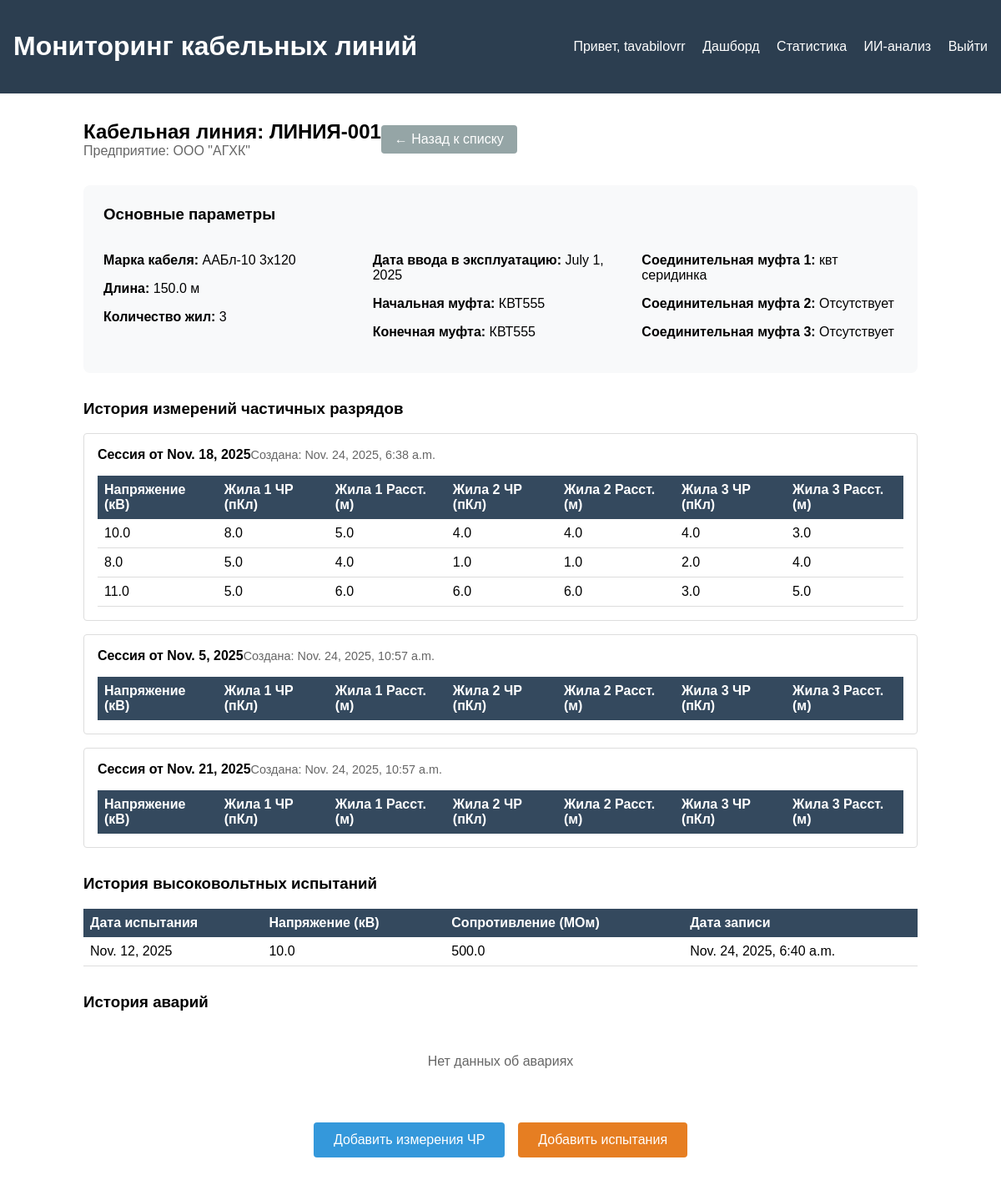
Screenshot of /cable/1/ (signed in) with the database file from the repository.
### cable_manager/models.py (models this page shows, shortened)
class CableLine(models.Model):
    number = models.CharField(max_length=100, unique=True, verbose_name="Номер кабельной линии")
    enterprise = models.ForeignKey(Enterprise, on_delete=models.CASCADE, verbose_name="Предприятие")
    cable_brand = models.CharField(max_length=255, verbose_name="Марка кабеля")
    start_muff = models.CharField(max_length=255, verbose_name="Марка концевой муфты в начале")
    end_muff = models.CharField(max_length=255, verbose_name="Марка концевой муфты в конце")
    connect_muff_1 = models.CharField(max_length=255, blank=True, null=True, verbose_name="1-я соединительная муфта")
    connect_muff_2 = models.CharField(max_length=255, blank=True, null=True, verbose_name="2-я соединительная муфта")
    connect_muff_3 = models.CharField(max_length=255, blank=True, null=True, verbose_name="3-я соединительная муфта")
    length = models.FloatField(validators=[MinValueValidator(0.0)], verbose_name="Длина кабеля (м)")
    core_count = models.PositiveIntegerField(verbose_name="Количество жил")
    commissioning_date = models.DateField(verbose_name="Дата ввода в эксплуатацию")
    created_at = models.DateTimeField(auto_now_add=True, verbose_name="Дата создания записи")
    updated_at = models.DateTimeField(auto_now=True, verbose_name="Дата последнего обновления")
    class Meta:
        verbose_name = 'Кабельная линия'
        verbose_name_plural = 'Кабельные линии'

class Enterprise(models.Model):
    name = models.CharField(max_length=255, verbose_name="Название предприятия")
    address = models.TextField(blank=True, verbose_name="Адрес")
    class Meta:
        verbose_name = 'Предприятие'
        verbose_name_plural = 'Предприятия'

class PDDMeasurementSession(models.Model):
    cable_line = models.ForeignKey(CableLine, on_delete=models.CASCADE, verbose_name="Кабельная линия")
    session_date = models.DateField(verbose_name="Дата измерений")
    created_at = models.DateTimeField(auto_now_add=True, verbose_name="Дата создания записи")
    notes = models.TextField(blank=True, verbose_name="Примечания к серии измерений")
    class Meta:
        verbose_name = 'Сессия измерений ЧР'
        verbose_name_plural = 'Сессии измерений ЧР'

class SinglePDMeasurement(models.Model):
    session = models.ForeignKey(PDDMeasurementSession, on_delete=models.CASCADE, verbose_name="Сессия измерений")
    voltage_level = models.FloatField(validators=[MinValueValidator(0.0)], verbose_name="Уровень напряжения (кВ)")
    core_1_discharge = models.FloatField(blank=True, null=True, verbose_name="ЧР на жиле 1 (пКл)")
    core_1_distance = models.FloatField(blank=True, null=True, verbose_name="Расстояние ЧР на жиле 1 (м)")
    core_2_discharge = models.FloatField(blank=True, null=True, verbose_name="ЧР на жиле 2 (пКл)")
    core_2_distance = models.FloatField(blank=True, null=True, verbose_name="Расстояние ЧР на жиле 2 (м)")
    core_3_discharge = models.FloatField(blank=True, null=True, verbose_name="ЧР на жиле 3 (пКл)")
    core_3_distance = models.FloatField(blank=True, null=True, verbose_name="Расстояние ЧР на жиле 3 (м)")
    class Meta:
        verbose_name = 'Измерение ЧР при напряжении'
        verbose_name_plural = 'Измерения ЧР при напряжениях'

class HighVoltageTest(models.Model):
    cable_line = models.ForeignKey(CableLine, on_delete=models.CASCADE, verbose_name="Кабельная линия")
    test_date = models.DateField(verbose_name="Дата испытания")
    created_at = models.DateTimeField(auto_now_add=True, verbose_name="Дата создания записи")
    test_voltage = models.FloatField(validators=[MinValueValidator(0.0)], verbose_name="Испытательное напряжение (кВ)")
    insulation_resistance = models.FloatField(validators=[MinValueValidator(0.0)],
                                              verbose_name="Сопротивление изоляции (МОм)")
    class Meta:
        verbose_name = 'Высоковольтное испытание'
        verbose_name_plural = 'Высоковольтные испытания'

### cable_manager/views.py (the view)
# urls.py: path('cable/<int:cable_id>/', views.cable_line_detail, name='cable_line_detail'),
@login_required
def cable_line_detail(request, cable_id):
    try:
        cable_line = CableLine.objects.get(id=cable_id)
        measurements = PDDMeasurementSession.objects.filter(cable_line=cable_line).prefetch_related(
            'singlepdmeasurement_set')
        tests = HighVoltageTest.objects.filter(cable_line=cable_line)
        accidents = Accident.objects.filter(cable_line=cable_line)
        context = {
            'cable_line': cable_line,
            'measurements': measurements,
            'tests': tests,
            'accidents': accidents,
        }
        return render(request, 'cable_manager/cable_line_detail.html', context)
    except CableLine.DoesNotExist:
        messages.error(request, 'Кабельная линия не найдена')
        return redirect('dashboard')

### cable_manager/templates/cable_manager/cable_line_detail.html (shortened to what this page needs)
{% extends 'cable_manager/base.html' %}
{% block content %}
<div style="max-width: 1000px; margin: 0 auto;">
    <div style="display: flex; justify-content: between; align-items: center; margin-bottom: 2rem;">
        <div>
            <h2 style="margin: 0;">Кабельная линия: {{ cable_line.number }}</h2>
            <p style="color: #666; margin: 0;">Предприятие: {{ cable_line.enterprise.name }}</p>
        </div>
        <a href="{% url 'dashboard' %}" style="background: #95a5a6; color: white; padding: 0.5rem 1rem; text-decoration: none; border-radius: 4px;">
            ← Назад к списку
        </a>
    </div>
    <div style="background: #f8f9fa; padding: 1.5rem; border-radius: 8px; margin-bottom: 2rem;">
        <h3 style="margin-top: 0;">Основные параметры</h3>
        <div style="display: grid; grid-template-columns: repeat(auto-fit, minmax(250px, 1fr)); gap: 1rem;">
            <div>
                <p><strong>Марка кабеля:</strong> {{ cable_line.cable_brand }}</p>
                <p><strong>Длина:</strong> {{ cable_line.length }} м</p>
                <p><strong>Количество жил:</strong> {{ cable_line.core_count }}</p>
            </div>
            <div>
                <p><strong>Дата ввода в эксплуатацию:</strong> {{ cable_line.commissioning_date }}</p>
                <p><strong>Начальная муфта:</strong> {{ cable_line.start_muff }}</p>
                <p><strong>Конечная муфта:</strong> {{ cable_line.end_muff }}</p>
            </div>
            <div>
                <p><strong>Соединительная муфта 1:</strong> {{ cable_line.connect_muff_1|default:"Отсутствует" }}</p>
                <p><strong>Соединительная муфта 2:</strong> {{ cable_line.connect_muff_2|default:"Отсутствует" }}</p>
                <p><strong>Соединительная муфта 3:</strong> {{ cable_line.connect_muff_3|default:"Отсутствует" }}</p>
            </div>
        </div>
    </div>
    <div style="margin-bottom: 2rem;">
        <h3>История измерений частичных разрядов</h3>
        {% if measurements %}
            {% for measurement in measurements %}
            <div style="border: 1px solid #ddd; padding: 1rem; margin-bottom: 1rem; border-radius: 4px;">
                <div style="display: flex; justify-content: between; align-items: center; margin-bottom: 1rem;">
                    <h4 style="margin: 0;">Сессия от {{ measurement.session_date }}</h4>
                    <span style="color: #666; font-size: 0.9rem;">Создана: {{ measurement.created_at }}</span>
                </div>
                <div style="overflow-x: auto;">
                    <table style="width: 100%; border-collapse: collapse;">
                        <thead>
                            <tr style="background: #34495e; color: white;">
                                <th style="padding: 0.5rem; text-align: left;">Напряжение (кВ)</th>
                                <th style="padding: 0.5rem; text-align: left;">Жила 1 ЧР (пКл)</th>
                                <th style="padding: 0.5rem; text-align: left;">Жила 1 Расст. (м)</th>
                                <th style="padding: 0.5rem; text-align: left;">Жила 2 ЧР (пКл)</th>
                                <th style="padding: 0.5rem; text-align: left;">Жила 2 Расст. (м)</th>
                                <th style="padding: 0.5rem; text-align: left;">Жила 3 ЧР (пКл)</th>
                                <th style="padding: 0.5rem; text-align: left;">Жила 3 Расст. (м)</th>
                            </tr>
                        </thead>
                        <tbody>
                            {% for single_measurement in measurement.singlepdmeasurement_set.all %}
                            <tr style="border-bottom: 1px solid #ddd;">
                                <td style="padding: 0.5rem;">{{ single_measurement.voltage_level }}</td>
                                <td style="padding: 0.5rem;">{{ single_measurement.core_1_discharge|default:"-" }}</td>
                                <td style="padding: 0.5rem;">{{ single_measurement.core_1_distance|default:"-" }}</td>
                                <td style="padding: 0.5rem;">{{ single_measurement.core_2_discharge|default:"-" }}</td>
                                <td style="padding: 0.5rem;">{{ single_measurement.core_2_distance|default:"-" }}</td>
                                <td style="padding: 0.5rem;">{{ single_measurement.core_3_discharge|default:"-" }}</td>
                                <td style="padding: 0.5rem;">{{ single_measurement.core_3_distance|default:"-" }}</td>
                            </tr>
                            {% endfor %}
                        </tbody>
                    </table>
                </div>
            </div>
            {% endfor %}
        {% else %}
            <p style="color: #666; text-align: center; padding: 2rem;">Нет данных об измерениях ЧР</p>
        {% endif %}
    </div>
    <div style="margin-bottom: 2rem;">
        <h3>История высоковольтных испытаний</h3>
        {% if tests %}
            <div style="overflow-x: auto;">
                <table style="width: 100%; border-collapse: collapse;">
                    <thead>
                        <tr style="background: #34495e; color: white;">
                            <th style="padding: 0.5rem; text-align: left;">Дата испытания</th>
                            <th style="padding: 0.5rem; text-align: left;">Напряжение (кВ)</th>
                            <th style="padding: 0.5rem; text-align: left;">Сопротивление (МОм)</th>
                            <th style="padding: 0.5rem; text-align: left;">Дата записи</th>
                        </tr>
                    </thead>
                    <tbody>
                        {% for test in tests %}
                        <tr style="border-bottom: 1px solid #ddd;">
                            <td style="padding: 0.5rem;">{{ test.test_date }}</td>
                            <td style="padding: 0.5rem;">{{ test.test_voltage }}</td>
                            <td style="padding: 0.5rem;">{{ test.insulation_resistance }}</td>
                            <td style="padding: 0.5rem;">{{ test.created_at }}</td>
                        </tr>
                        {% endfor %}
                    </tbody>
                </table>
            </div>
        {% else %}
            <p style="color: #666; text-align: center; padding: 2rem;">Нет данных о высоковольтных испытаниях</p>
        {% endif %}
    </div>
    <div style="margin-bottom: 2rem;">
        <h3>История аварий</h3>
        {% if accidents %}
            {% for accident in accidents %}
            <div style="border: 1px solid #ddd; padding: 1rem; margin-bottom: 1rem; border-radius: 4px;">
                <div style="display: flex; justify-content: between; align-items: start; margin-bottom: 0.5rem;">
                    <h4 style="margin: 0; color: #e74c3c;">{{ accident.get_accident_type_display }}</h4>
                    <span style="color: #666; font-size: 0.9rem;">{{ accident.accident_date }}</span>
                </div>
                <p style="margin-bottom: 0.5rem;"><strong>Описание:</strong> {{ accident.description }}</p>
                {% if accident.downtime %}
                <p style="margin: 0;"><strong>Время простоя:</strong> {{ accident.downtime }}</p>
                {% endif %}
            </div>
            {% endfor %}
        {% else %}
            <p style="color: #666; text-align: center; padding: 2rem;">Нет данных об авариях</p>
        {% endif %}
    </div>
    <div style="display: flex; gap: 1rem; justify-content: center; margin-top: 2rem;">
        <a href="{% url 'add_measurement_session' %}" style="background: #3498db; color: white; padding: 0.75rem 1.5rem; text-decoration: none; border-radius: 4px;">
            Добавить измерения ЧР
        </a>
        <a href="{% url 'add_high_voltage_test' %}" style="background: #e67e22; color: white; padding: 0.75rem 1.5rem; text-decoration: none; border-radius: 4px;">
            Добавить испытания
        </a>
    </div>
</div>
{% endblock %}

### cable_manager/templates/cable_manager/base.html (shortened to what this page needs)
<!DOCTYPE html>
<html lang="ru">
<head>
</head>
<body>
    <div class="header">
        <div class="nav">
            <h1>Мониторинг кабельных линий</h1>
            <div class="nav-links">
                {% if user.is_authenticated %}
                    <span>Привет, {{ user.username }}</span>
                    <a href="{% url 'dashboard' %}">Дашборд</a>
                    <a href="{% url 'statistics' %}">Статистика</a>
                    <a href="{% url 'ai_analysis' %}">ИИ-анализ</a>
                    <a href="{% url 'logout' %}">Выйти</a>
                {% else %}
                    <a href="{% url 'login' %}">Войти</a>
                {% endif %}
            </div>
        </div>
    </div>
    <div class="container">
        {% block content %}
        {% endblock %}
    </div>
</body>
</html>

### cable_manager/templates/cable_manager/base.html (style rules this page uses)
body { font-family: Arial, sans-serif; margin: 0; padding: 0; }
.header { background: #2c3e50; color: white; padding: 1rem; }
.nav { display: flex; justify-content: space-between; align-items: center; }
.nav-links a { color: white; margin-left: 1rem; text-decoration: none; }
.container { max-width: 1200px; margin: 0 auto; padding: 2rem; }

### rows the page displays
CableLine: number "ЛИНИЯ-001", enterprise.name "ООО \"АГХК\"", cable_brand "ААБл-10 3х120", length "150.0", core_count "3", commissioning_date "July 1, 2025", start_muff "КВТ555", end_muff "КВТ555", connect_muff_1 "квт серидинка", connect_muff_2 "Отсутствует", connect_muff_3 "Отсутствует"
PDDMeasurementSession: session_date "Nov. 18, 2025", created_at "Nov. 24, 2025, 6:38 a.m."
SinglePDMeasurement: voltage_level "10.0", core_1_discharge "8.0", core_1_distance "5.0", core_2_discharge "4.0", core_2_distance "4.0", core_3_discharge "4.0", core_3_distance "3.0"
SinglePDMeasurement: voltage_level "8.0", core_1_discharge "5.0", core_1_distance "4.0", core_2_discharge "1.0", core_2_distance "1.0", core_3_discharge "2.0", core_3_distance "4.0"
SinglePDMeasurement: voltage_level "11.0", core_1_discharge "5.0", core_1_distance "6.0", core_2_discharge "6.0", core_2_distance "6.0", core_3_discharge "3.0", core_3_distance "5.0"
PDDMeasurementSession: session_date "Nov. 5, 2025", created_at "Nov. 24, 2025, 10:57 a.m."
PDDMeasurementSession: session_date "Nov. 21, 2025", created_at "Nov. 24, 2025, 10:57 a.m."
HighVoltageTest: test_date "Nov. 12, 2025", test_voltage "10.0", insulation_resistance "500.0", created_at "Nov. 24, 2025, 6:40 a.m."

### other values shown
{{ user.username }} "tavabilovrr"
